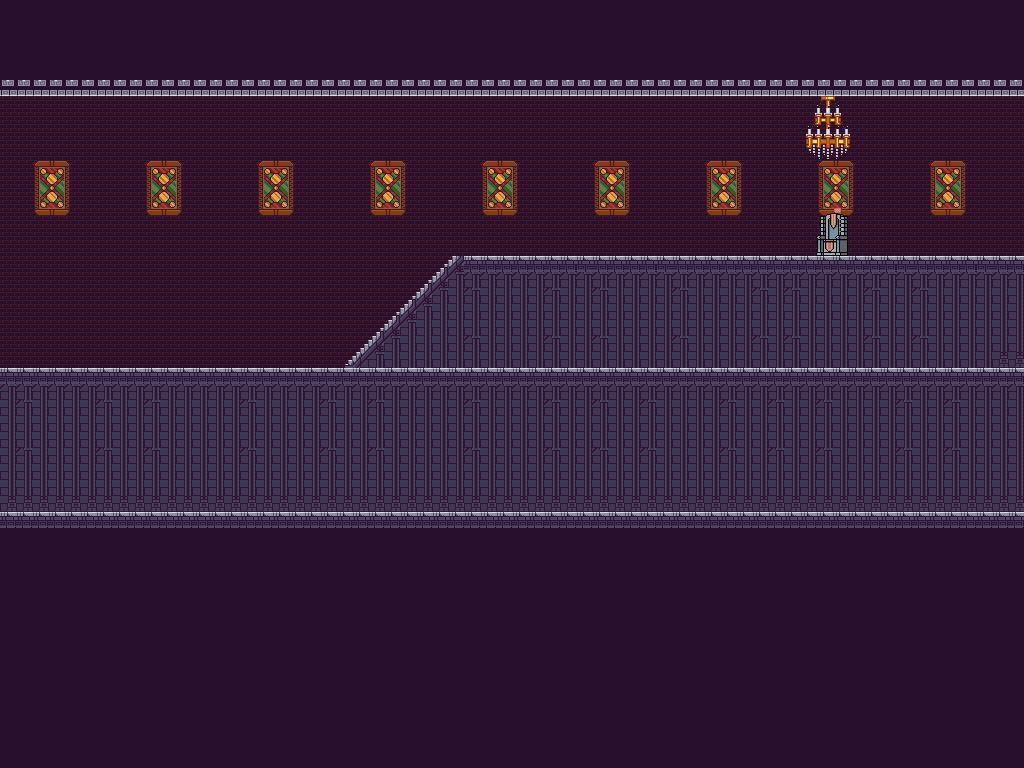

Tiled map render using the project's own tile images. Description and the map definition, with tile-layer contents summarised, below:
An orthogonal 64x48 tile map with 16x16 px tiles, 3 tile layers (pared, ventanas, Capa de patrones 1), 2 tilesets and 29 objects.

<map version="1.10" tiledversion="1.11.2" orientation="orthogonal" renderorder="right-down" width="64" height="48" tilewidth="16" tileheight="16" infinite="0" nextlayerid="5" nextobjectid="32">
 <tileset firstgid="1" source="castle_interior.tsx" />
 <tileset firstgid="30228" source="trono.tsx" />
 <layer id="2" name="pared" width="64" height="48">
  <data>[3072 cells, 2048 non-empty, 1 distinct tile ids]</data>
 </layer>
 <layer id="3" name="ventanas" width="64" height="48">
  <data>[3072 cells, 144 non-empty, 16 distinct tile ids]</data>
 </layer>
 <layer id="1" name="Capa de patrones 1" width="64" height="48">
  <data>[3072 cells, 2296 non-empty, 43 distinct tile ids]</data>
 </layer>
 <objectgroup id="4" name="colisiones">
  <object id="1" x="-1" y="368" width="910" height="18" />
  <object id="2" x="344.75" y="363.5" width="24.5" height="4.25" />
  <object id="3" x="348" y="359.75" width="24" height="3.5" />
  <object id="4" x="351.75" y="355.75" width="24.25" height="3.75" />
  <object id="6" x="355.5" y="351.5" width="27.5" height="4" />
  <object id="7" x="360" y="347.75" width="24.25" height="4" />
  <object id="8" x="364" y="343.5" width="22.25" height="4.25" />
  <object id="9" x="368" y="339.5" width="21" height="4" />
  <object id="10" x="372" y="336.25" width="22.5" height="3" />
  <object id="11" x="375.5" y="331.5" width="24.75" height="4.5" />
  <object id="12" x="380" y="327.5" width="21.375" height="4.125" />
  <object id="13" x="384" y="323.875" width="18.75" height="3.625" />
  <object id="14" x="388" y="319.75" width="18" height="4" />
  <object id="15" x="391.75" y="315.875" width="16.125" height="3.875" />
  <object id="16" x="395.875" y="311.875" width="15.5" height="3.875" />
  <object id="18" x="399.875" y="307.75" width="13.625" height="4.125" />
  <object id="19" x="404" y="303.625" width="15.25" height="4" />
  <object id="20" x="408.125" y="299.875" width="16.125" height="3.875" />
  <object id="21" x="411.75" y="295.875" width="14.125" height="4" />
  <object id="22" x="415.75" y="291.875" width="13.625" height="3.875" />
  <object id="23" x="420" y="287.75" width="12.875" height="4.125" />
  <object id="24" x="424" y="284" width="11.5" height="3.75" />
  <object id="25" x="427.875" y="279.875" width="11.625" height="4" />
  <object id="26" x="432" y="275.625" width="12.75" height="4.125" />
  <object id="27" x="435.875" y="272" width="12.125" height="3.5" />
  <object id="28" x="440.125" y="267.875" width="11.625" height="4.125" />
  <object id="29" x="444" y="264" width="10.875" height="3.75" />
  <object id="30" x="447.75" y="259.75" width="12.5" height="4.375" />
  <object id="31" x="452.667" y="254" width="571.333" height="18" />
 </objectgroup>
</map>
